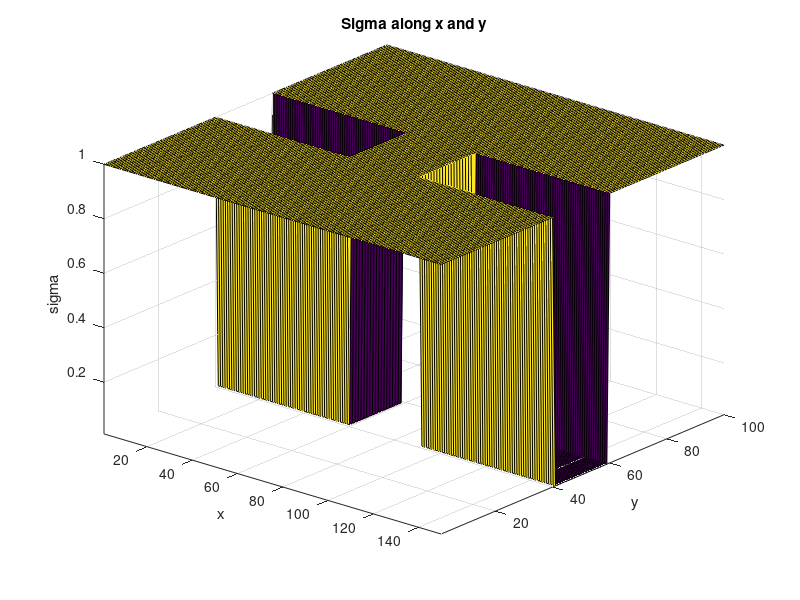
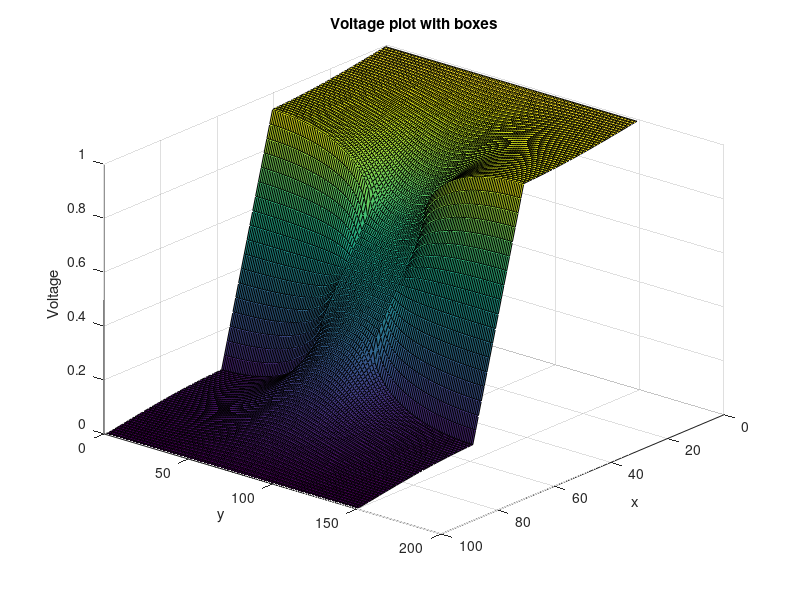
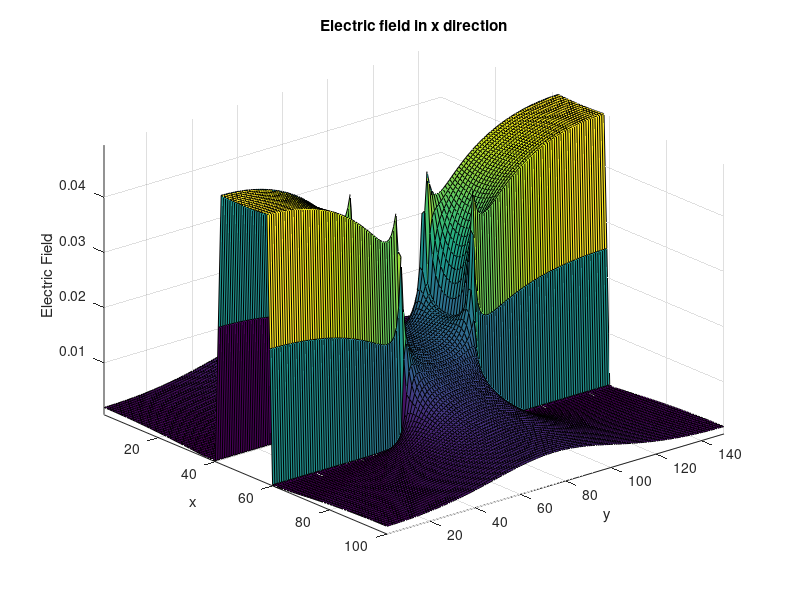
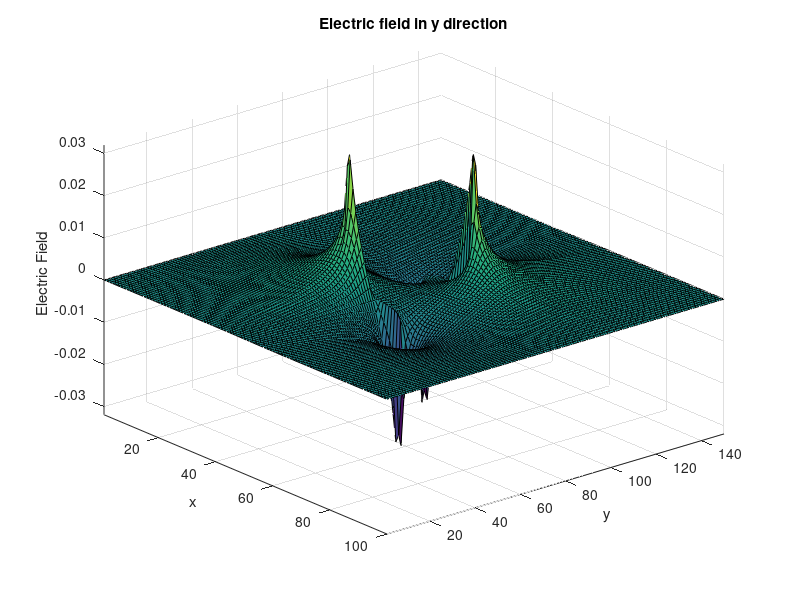

MATLAB code for these plots, in order:
%% Part 2 a)
% A rectangular highly resistive box is included. Sigma, voltage ,
% electrical fied and current density plots are included.

nx = 100;
ny = 1.5 * nx; % Since we want the region to be a rectangle and ratio is 3/2

G = sparse(nx*ny); % the equations
B = zeros(1,nx*ny);


sM = zeros (nx,ny);

box = [nx*2/5 nx*3/5 ny*2/5 ny*3/5];

% Rectangular region setup
for i = 1:nx
    
    for j = 1:ny
        
        
        if i > box(1) && i < box(2) && (j < box(3)||j > box(4))
            sM(i, j) = 0.01;
            
        else
            sM(i, j) = 1;
            
            
        end
    end
end



for x = 1:nx
    
    for y = 1:ny
        
        n = y + (x-1)*ny;
        nRx = y + (x)*ny;
        nLx = y + (x-2)*ny;
        nRy = y + 1 + (x-1)*ny;
        nLy = y - 1 + (x-1)*ny;
        
        if x == 1
            
            G(n, :) = 0;
            G(n, n) = 1;
            B(n) = 1;
            
        elseif x == nx
            
            G(n, :) = 0;
            G(n, n) = 1;
            B(n) = 0;
            
        elseif y == 1
            
            G(n, nRx) = (sM(x+1, y) + sM(x,y))/2;
            G(n, nLx) = (sM(x-1, y) + sM(x,y))/2;
            G(n, nRy) = (sM(x, y+1) + sM(x,y))/2;
            G(n, n) = -(G(n,nRx)+G(n,nLx)+G(n,nRy));
            
        elseif y == ny
            
            G(n, nRx) = (sM(x+1, y) + sM(x,y))/2;
            G(n, nLx) = (sM(x-1, y) + sM(x,y))/2;
            G(n, nLy) = (sM(x, y-1) + sM(x,y))/2;
            G(n, n) = -(G(n,nRx)+G(n,nLx)+G(n,nLy));
            
        else
            
            G(n, nRx) = (sM(x+1, y) + sM(x,y))/2;
            G(n, nLx) = (sM(x-1, y) + sM(x,y))/2;
            G(n, nRy) = (sM(x, y+1) + sM(x,y))/2;
            G(n, nLy) = (sM(x, y-1) + sM(x,y))/2;
            G(n, n) = -(G(n,nRx)+G(n,nLx)+G(n,nRy)+G(n,nLy));
            
        end
    end
end

% sigma(x,y)
figure(1);
surf(sM);
xlabel("x");
ylabel("y");
zlabel("sigma");
axis tight;
view([40 30]);
title("Sigma along x and y");

%V(x,y)

V = G\B';
m = zeros(ny,nx,1);


for i = 1:nx
    for j=1:ny
        n = j + (i-1)* ny ;
        m(j,i) = V(n);
    end
end

figure(2)
surf(m);
title("Voltage plot")
xlabel("x")
ylabel("y")
zlabel("Voltage")
view(130,30);
title("Voltage plot with boxes")

%% Electric Field
% $E = -\nabla V$

[Ex,Ey] = gradient(m);
figure(3);
surf(-Ex) % negative gradient
xlabel("x")
ylabel("y")
zlabel("Electric Field ");
title("Electric field in x direction")
view([50 30]);
axis tight

figure(4);
surf(-Ey);
xlabel("x")
ylabel("y")
zlabel("Electric Field");
title("Electric field in y direction");
view([50 30]);
axis tight;

%% Electric Density
% Since  $J = \sigma * E$
Jx = sM' .* Ex;
Jy = sM' .* Ey;

J = sqrt(Jx.^2 + Jy.^2);

figure(5)
surf(J);
axis tight
xlabel("x")
ylabel("y")
zlabel("Current Densitys")
view([40 30]);
title("Curent Density plot")


